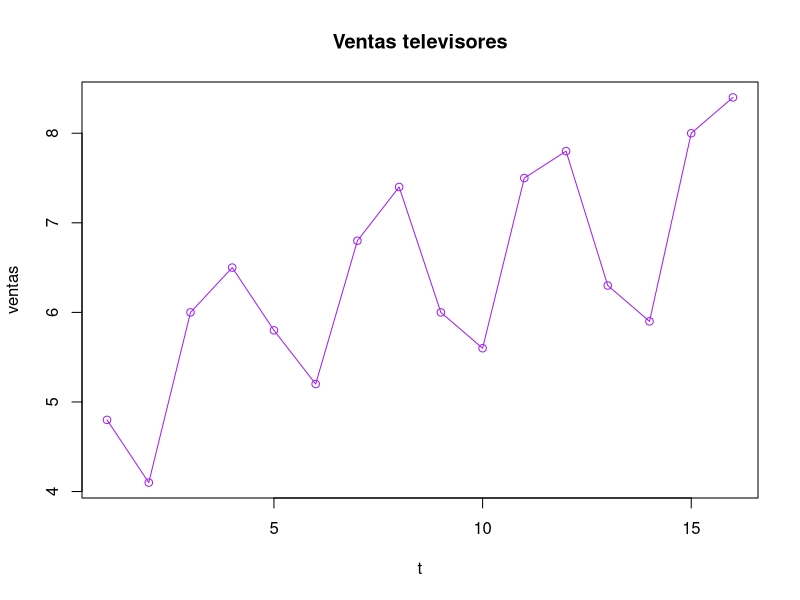
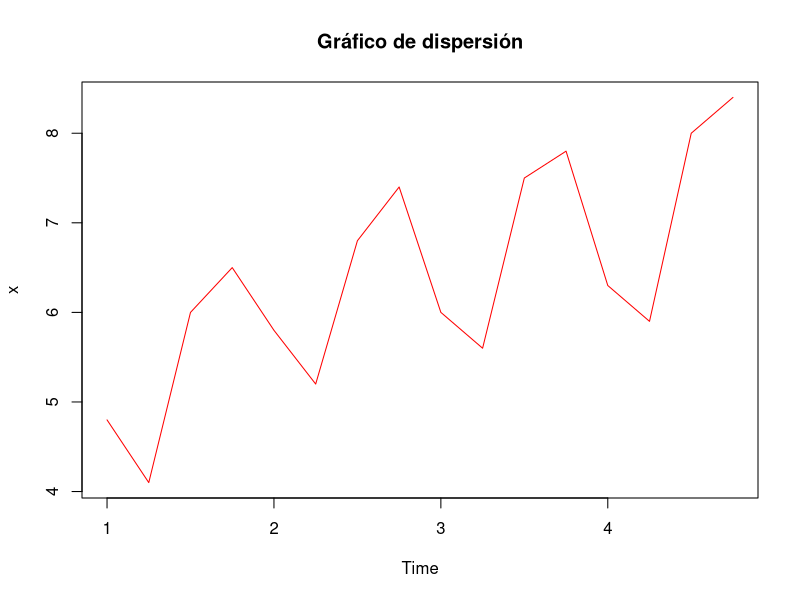
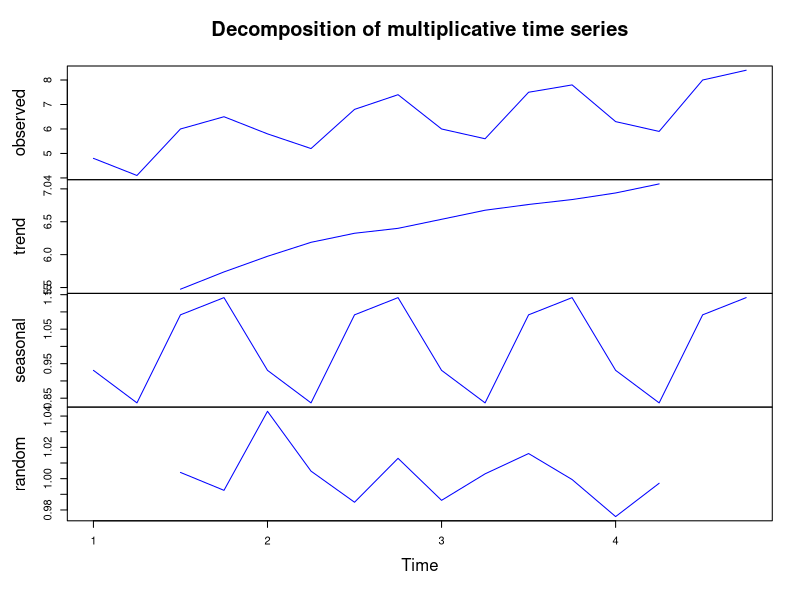
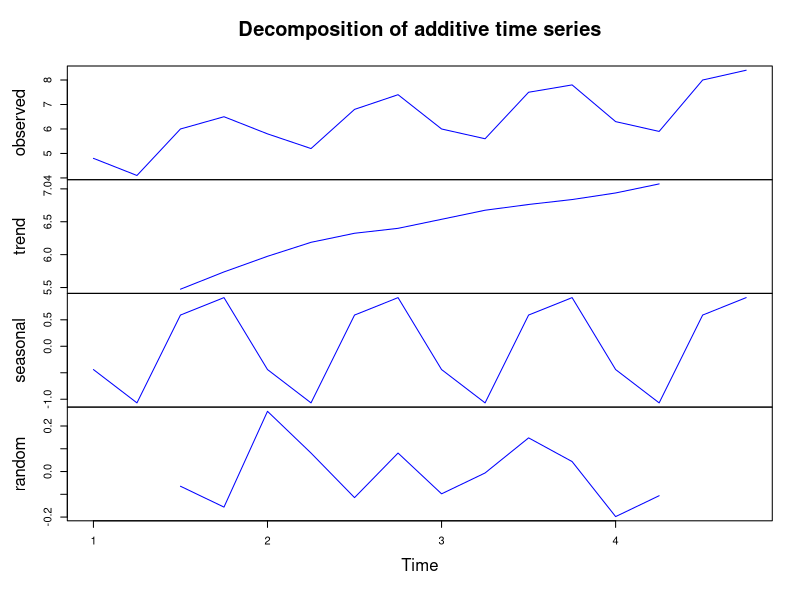
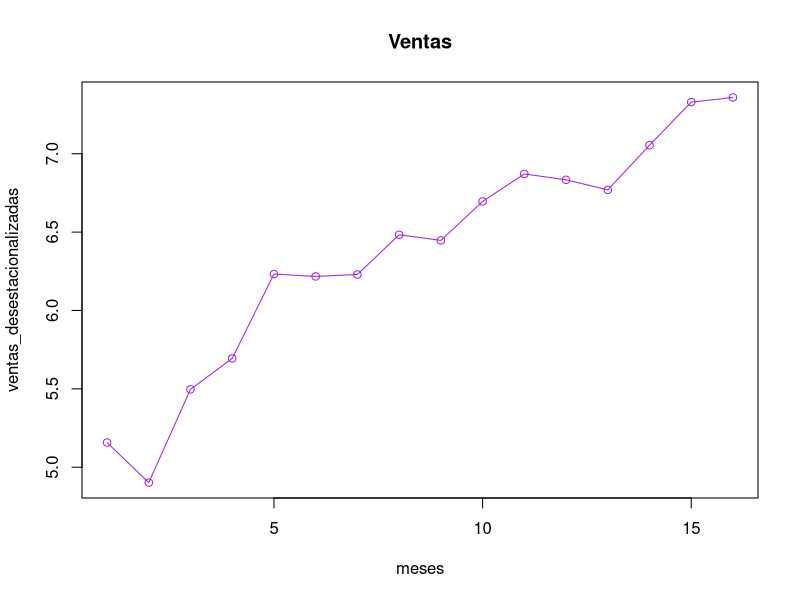
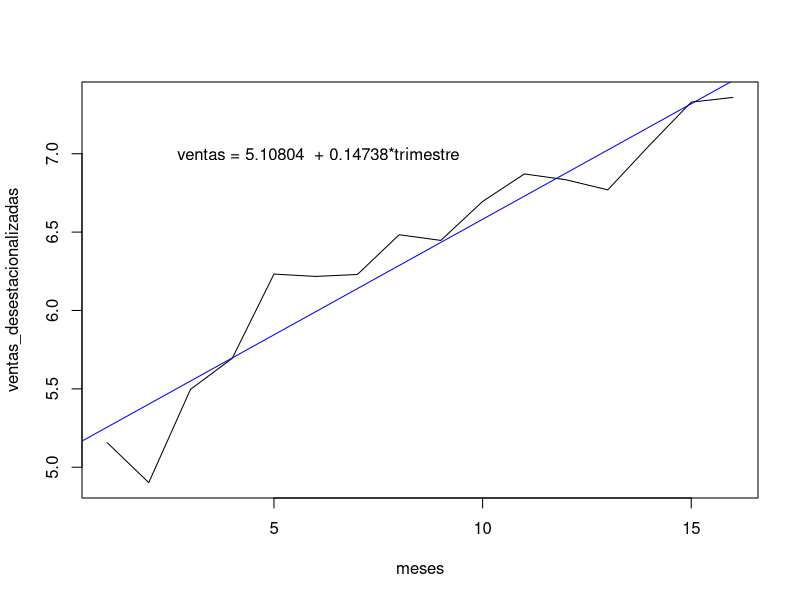
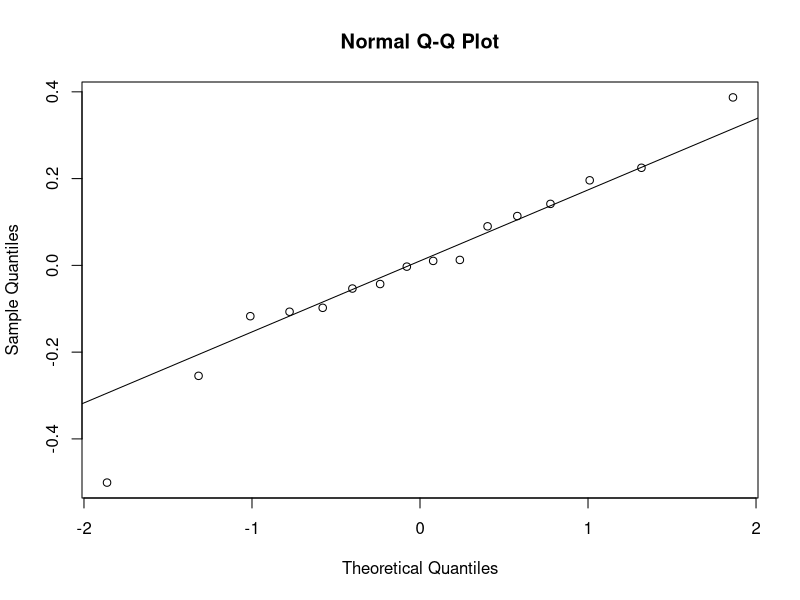
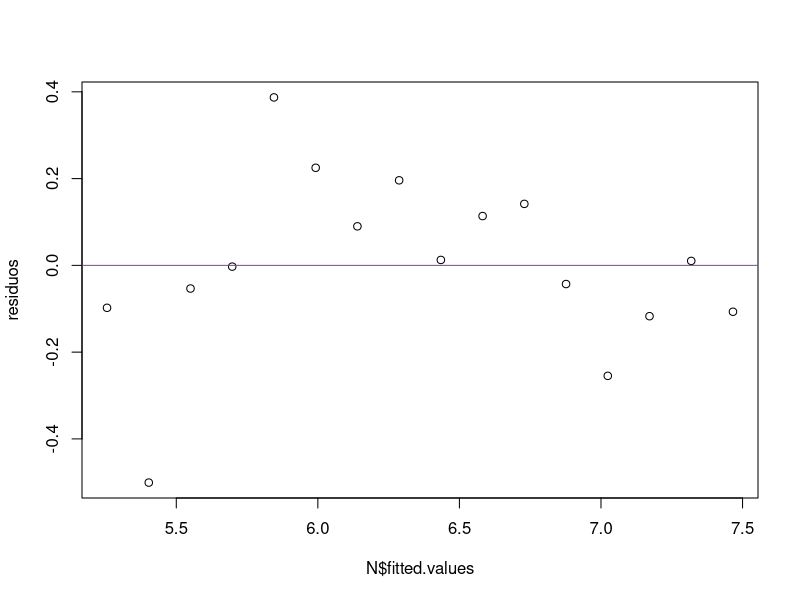

The R source for these figures, in order:
## ---- chunk 1
knitr::opts_chunk$set(echo = TRUE)
## ---- chunk 2

ventas = c(4.8, 4.1, 6, 6.5, 5.8, 5.2, 6.8, 7.4, 6, 5.6, 7.5, 7.8, 6.3, 5.9, 8, 8.4)
x = ts(ventas, frequency = 4, start(c(2016,1)))

## ---- chunk 3
t= 1:16
plot(t,ventas,type="o",col= "purple", main = "Ventas televisores")
## ---- chunk 4
plot.ts(x, col = "red", main = "Gráfico de dispersión")

## ---- chunk 5
T1 = decompose(x,type = "m")
plot(T1, col ="blue")
## ---- chunk 6
T2 = decompose(x,type = "a")
plot(T2, col ="blue")
## ---- chunk 7
print("Indices estacionales")
T1$seasonal

## ---- chunk 8
ventas_desestacionalizadas = (T1$x)/(T1$seasonal)
meses = 1:16
plot(meses,ventas_desestacionalizadas,type="o",col= "purple", main = "Ventas")

## ---- chunk 9
N = lm(ventas_desestacionalizadas~meses)
summary(N)
plot(meses, ventas_desestacionalizadas, type = "l")
abline(N, col = "blue")
text(6, 7, " ventas = 5.10804  + 0.14738*trimestre")
## ---- chunk 10
alfa= 0.05
p=4.248e-09
p < alfa
## ---- chunk 11
residuos = N$residuals
## ---- chunk 12
shapiro.test(residuos)
## ---- chunk 13
qqnorm(residuos)
qqline(residuos)
## ---- chunk 14
t.test(residuos)
## ---- chunk 15
plot(N$fitted.values,residuos) 
abline(h=0, col = "purple")
## ---- chunk 16
xp = data.frame(c(1:16))

predictions= predict(N,xp)

predictions
## ---- chunk 17
comp = data.frame(ventas,predictions)
e = predictions - ventas
df = data.frame(comp,e)
df

## ---- chunk 18

CME=mean(e^2,na.rm=TRUE)
cat("Cuadrado medio del error: ", CME)
## ---- chunk 19
EPAM = mean(abs((ventas- predictions)/ventas)) * 100
cat("Promedio de los errores porcentuales: ", EPAM)

## ---- chunk 20
plot(meses, ventas, type = "l", col= "red")


lines(meses, predictions,type = "l", col="purple")

## ---- chunk 21
f = function(x) {5.10804  + 0.147387*x}
# Los ídices estacionales son: 
a1 = T1$seasonal[1]
a2 =T1$seasonal[2]
a3 = T1$seasonal[3]
a4 = T1$seasonal[4];


pn = c(f(17)*a1,f(18)*a2,f(19)*a3,f(20)*a4)

t = 1:4 
plot(t, pn, type = "l", col= "red", main= "Predicciones año 5")

ventas2= c(ventas, pn)
t2= 1:20

plot(t2, ventas2, type = "l", col= "purple")


